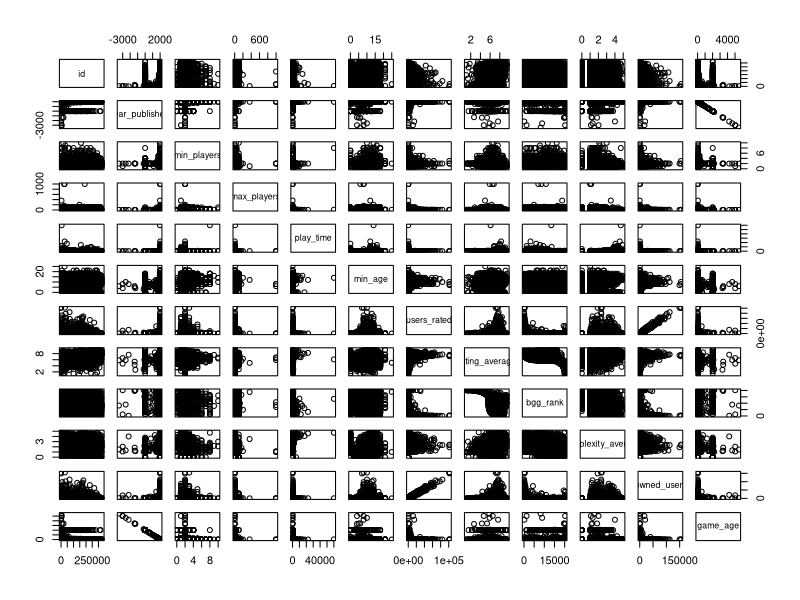

Recreate this plot in R.
#data exploration

#packages
library(dplyr)
library(tidyselect)

#reading in data
setwd("C:\\Users\\kashyap\\Desktop\\PSTAT-231\\Final project\\data\\processed")
df_comp <- read.csv("cleaned.csv")


#pair plot
df_numeric <- select_if(df_comp, is.numeric)
pairs(df_numeric)
